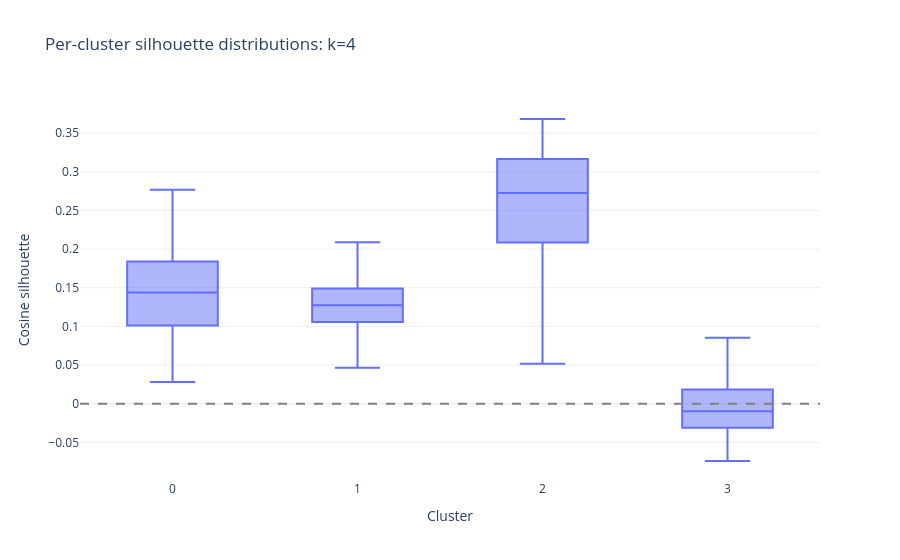
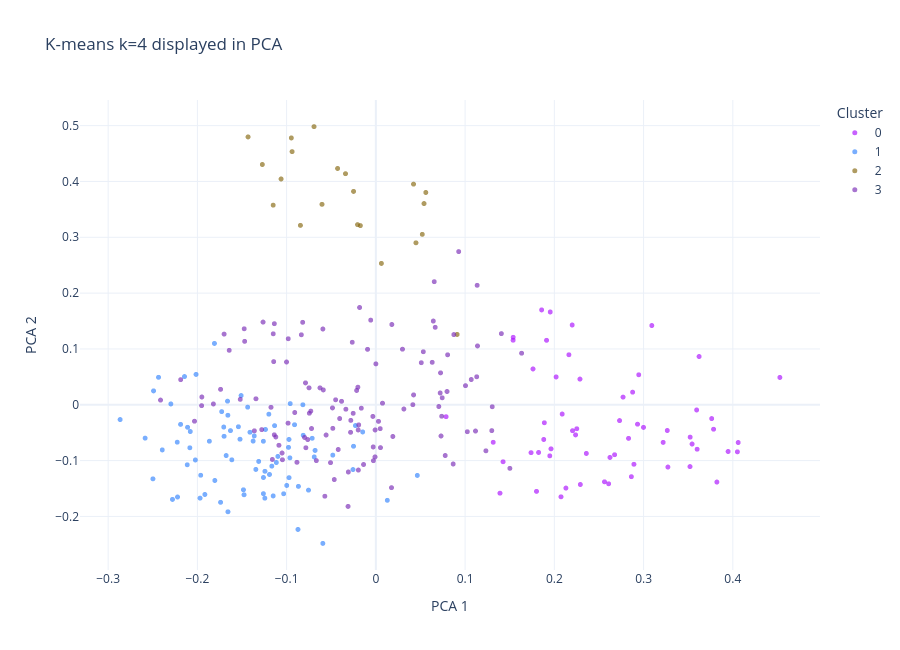
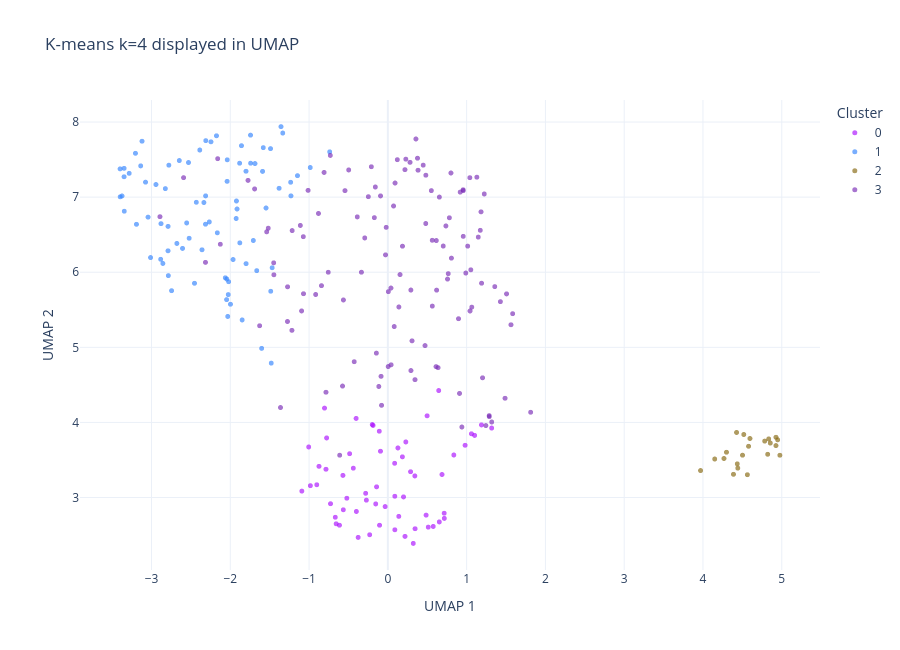

The code cell stored with these charts, in order, in its notebook:
### Markdown cell above
## Inspect a candidate in more detail

Change `INSPECT_K` to compare another fit. The box plot shows each cluster's distribution of cosine silhouettes, including overlap and negative values. PCA and UMAP merely display the same assignments: clustering and silhouette calculations used the original embeddings. Colours identify clusters within this candidate; every marker represents one abstract input.

### Code cell
INSPECT_K = CANDIDATE_KS[-1]  # Initial inspection, not a final selection.
assert INSPECT_K in kmeans_results
candidate = kmeans_results[INSPECT_K]
candidate_plot = plot_data.copy()
candidate_plot["Cluster"] = candidate["labels"].astype(str)
candidate_plot["Cosine silhouette"] = candidate["silhouettes"]
cluster_order = [str(i) for i in range(INSPECT_K)]

silhouette_figure = px.box(candidate_plot, x="Cluster", y="Cosine silhouette", points="outliers",
    category_orders={"Cluster": cluster_order}, hover_name="Paper",
    title=f"Per-cluster silhouette distributions: k={INSPECT_K}", template="plotly_white")
silhouette_figure.add_hline(y=0, line_dash="dash", line_color="gray")
silhouette_figure.show()

candidate_figures = []
for x, y, projection in [("PCA 1", "PCA 2", "PCA"), ("UMAP 1", "UMAP 2", "UMAP")]:
    if x not in candidate_plot or y not in candidate_plot:
        print(f"Run the earlier {projection} cell to display its cluster view.")
        continue
    figure = px.scatter(candidate_plot, x=x, y=y, color="Cluster", render_mode="webgl",
        category_orders={"Cluster": cluster_order}, color_discrete_sequence=px.colors.qualitative.Alphabet,
        hover_name="Paper", hover_data={"Key": True, "year": True, "journal": True, "doi": True, "token_count": True,
            "Cosine silhouette": ":.3f", "Text preview": True, x: False, y: False},
        title=f"K-means k={INSPECT_K} displayed in {projection}", template="plotly_white", height=650)
    figure.update_traces(marker={"size": POINT_SIZE, "opacity": POINT_OPACITY})
    figure.show()
    candidate_figures.append(figure)
